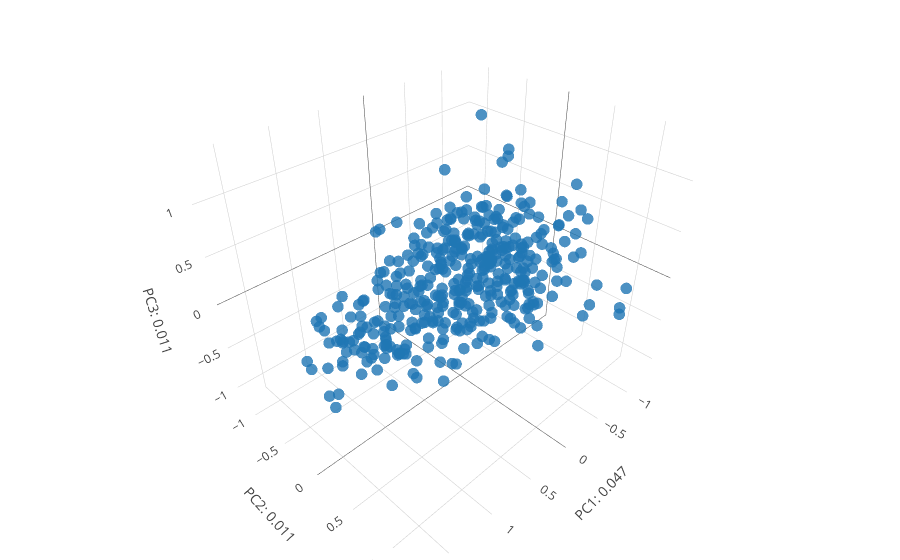

Here is the notebook cell this chart was saved with:
### Code cell
#### Let's plot the first 3 coordinates nonetheless.
####
fig_data= [go.Scatter3d(
        x = features[:,0],
        y = features[:,1],
        z = features[:,2],
        type='scatter3d',
        mode= "markers",
        text= ['a: {}; b: {}, L: {}; index = {}'.format(background[k,0],background[k,1],background[k,2], k) for k in range(background.shape[0])],
        marker= {
        'line': {'width': 0},
        'size': 4,
        'symbol': 'circle',
      "opacity": .8
      }
    )]


layout = go.Layout(
    margin=dict(
        l=0,
        r=0,
        b=0,
        t=0
    ),
    scene= Scene(
    yaxis=dict(
        title='PC2: {}'.format(round(var_comps[1],3))),
    xaxis=dict(
    title= 'PC1: {}'.format(round(var_comps[0],3))),
    zaxis=dict(
    title= 'PC3: {}'.format(round(var_comps[2],3))))
)

fig = go.Figure(data=fig_data, layout=layout)
iplot(fig)

### Figure 1 — Plotly figure (JSON) as saved in the notebook; plotly's stock layout.template omitted (floating-point values rounded to 4 significant figures; data arrays with more than 128 entries replaced by an {"elided": "..."} marker saying what was removed)
{"data": [{"marker": {"line": {"width": 0}, "opacity": 0.8, "size": 4, "symbol": "circle"}, "mode": "markers", "text": {"elided": "400 str values"}, "type": "scatter3d", "x": {"elided": "400 float values"}, "y": {"elided": "400 float values"}, "z": {"elided": "400 float values"}}], "layout": {"margin": {"b": 0, "l": 0, "r": 0, "t": 0}, "scene": {"xaxis": {"title": "PC1: 0.047"}, "yaxis": {"title": "PC2: 0.011"}, "zaxis": {"title": "PC3: 0.011"}}}}
